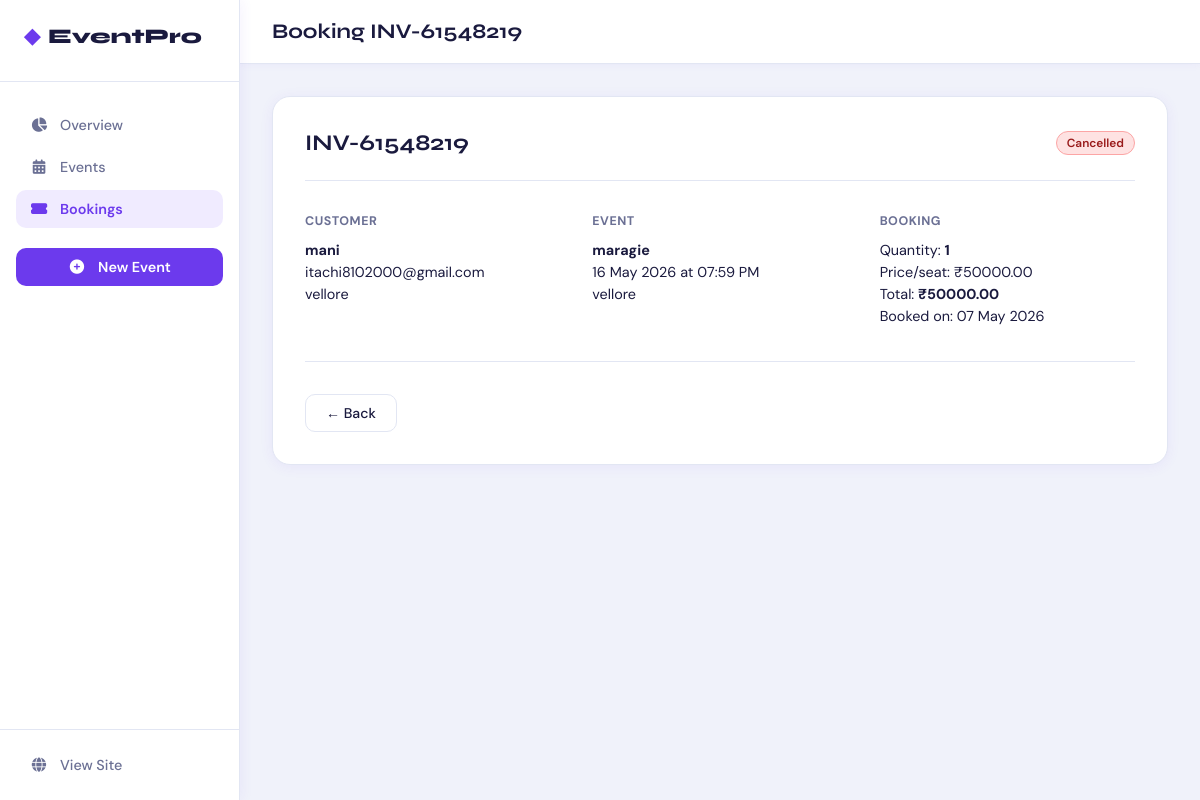
Screenshot of /dashboard/bookings/3/ with the database file from the repository.
### events/models.py (models this page shows, shortened)
class Booking(models.Model):
    STATUS_CHOICES = [
        ('confirmed', 'Confirmed'),
        ('cancelled', 'Cancelled'),
        ('pending', 'Pending'),
    ]
    event = models.ForeignKey(Event, on_delete=models.CASCADE, related_name='bookings')
    customer_name = models.CharField(max_length=200)
    customer_email = models.EmailField()
    customer_address = models.TextField()
    booking_date = models.DateField()
    quantity = models.PositiveIntegerField(default=1)
    total_price = models.DecimalField(max_digits=10, decimal_places=2)
    status = models.CharField(max_length=20, choices=STATUS_CHOICES, default='confirmed')
    invoice_number = models.CharField(max_length=50, unique=True, blank=True)
    created_at = models.DateTimeField(auto_now_add=True)

class Event(models.Model):
    CATEGORY_CHOICES = [
        ('conference', 'Conference'),
        ('workshop', 'Workshop'),
        ('concert', 'Concert'),
        ('sports', 'Sports'),
        ('exhibition', 'Exhibition'),
        ('seminar', 'Seminar'),
        ('other', 'Other'),
    ]
    title = models.CharField(max_length=200)
    description = models.TextField()
    photo = models.ImageField(upload_to='events/', blank=True, null=True)
    category = models.CharField(max_length=50, choices=CATEGORY_CHOICES, default='other')
    price = models.DecimalField(max_digits=10, decimal_places=2)
    venue = models.CharField(max_length=300)
    date = models.DateField()
    time = models.TimeField()
    total_seats = models.PositiveIntegerField(default=100)
    available_seats = models.PositiveIntegerField(default=100)
    is_active = models.BooleanField(default=True)
    created_at = models.DateTimeField(auto_now_add=True)
    updated_at = models.DateTimeField(auto_now=True)

### events/views.py (the view)
# urls.py: path('dashboard/bookings/<int:pk>/', views.booking_detail_dashboard, name='booking_detail'),
def booking_detail_dashboard(request, pk):
    booking = get_object_or_404(Booking, pk=pk)
    return render(request, 'dashboard/booking_detail.html', {'booking': booking})

### events/templates/dashboard/booking_detail.html (shortened to what this page needs)
{% extends 'dashboard/base_dashboard.html' %}
{% block page_title %}Booking {{ booking.invoice_number }}{% endblock %}
{% block active_bookings %}active{% endblock %}
{% block content %}
<div class="detail-card-dash">
  <div class="dcd-header">
    <h3>{{ booking.invoice_number }}</h3>
    <span class="badge badge-{{ booking.status }}">{{ booking.status|title }}</span>
  </div>
  <div class="dcd-grid">
    <div>
      <h4>Customer</h4>
      <p><strong>{{ booking.customer_name }}</strong></p>
      <p>{{ booking.customer_email }}</p>
      <p>{{ booking.customer_address }}</p>
    </div>
    <div>
      <h4>Event</h4>
      <p><strong>{{ booking.event.title }}</strong></p>
      <p>{{ booking.event.date|date:"d M Y" }} at {{ booking.event.time|time:"h:i A" }}</p>
      <p>{{ booking.event.venue }}</p>
    </div>
    <div>
      <h4>Booking</h4>
      <p>Quantity: <strong>{{ booking.quantity }}</strong></p>
      <p>Price/seat: ₹{{ booking.event.price }}</p>
      <p>Total: <strong>₹{{ booking.total_price }}</strong></p>
      <p>Booked on: {{ booking.created_at|date:"d M Y" }}</p>
    </div>
  </div>
  <div class="dcd-footer">
    <a href="{% url 'dashboard_bookings' %}" class="btn-dash-secondary">← Back</a>
  </div>
</div>
{% endblock %}

### static/css/dashboard.css (style rules this page uses)
:root { --bg: #f0f2fa; --surface: #ffffff; --surface2: #f5f7ff; --border: #e2e6f3; --text: #1a1a3e; --muted: #6b7094; --accent: #6c3aed; --accent2: #4f46e5; --green: #059669; --blue: #2563eb; --orange: #d97706; --red: #dc2626; --shadow: 0 2px 14px rgba(108,58,237,0.07); --font-head: 'Syne', sans-serif; --font-body: 'DM Sans', sans-serif; --sidebar-w: 240px; }
*, *::before, *::after { box-sizing: border-box; margin: 0; padding: 0; }
body { font-family: var(--font-body); background: var(--bg); color: var(--text); display: flex; min-height: 100vh; }
.badge { display: inline-block; padding: 3px 10px; border-radius: 100px; font-size: 0.74rem; font-weight: 600; }
.badge-cancelled { background: #fee2e2; color: #991b1b; border: 1px solid #fca5a5; }
.btn-dash-secondary { display: inline-flex; align-items: center; background: #fff; color: var(--text); text-decoration: none; padding: 9px 20px; border-radius: 10px; font-weight: 500; font-size: 0.88rem; border: 1.5px solid var(--border); cursor: pointer; transition: border-color 0.2s; }
.detail-card-dash { background: #fff; border: 1px solid var(--border); border-radius: 18px; padding: 2rem; max-width: 900px; box-shadow: var(--shadow); }
.dcd-header { display: flex; align-items: center; justify-content: space-between; margin-bottom: 2rem; padding-bottom: 1.5rem; border-bottom: 1px solid var(--border); }
.dcd-header h3 { font-family: var(--font-head); font-size: 1.4rem; color: var(--text); }
.dcd-grid { display: grid; grid-template-columns: repeat(3, 1fr); gap: 2rem; margin-bottom: 2rem; }
.dcd-grid h4 { font-size: 0.78rem; text-transform: uppercase; letter-spacing: 0.5px; color: var(--muted); margin-bottom: 0.75rem; font-weight: 700; }
.dcd-grid p { font-size: 0.9rem; color: var(--text); margin-bottom: 4px; }
.dcd-footer { display: flex; gap: 1rem; padding-top: 2rem; border-top: 1px solid var(--border); }

### rows the page displays
Booking: invoice_number "INV-61548219", status "Cancelled", customer_name "mani", customer_email "itachi8102000@gmail.com", customer_address "vellore", event "maragie", event "16 May 2026", event.time "07:59 PM", event.venue "vellore", quantity "1", event.price "50000.00", total_price "50000.00", created_at "07 May 2026"
